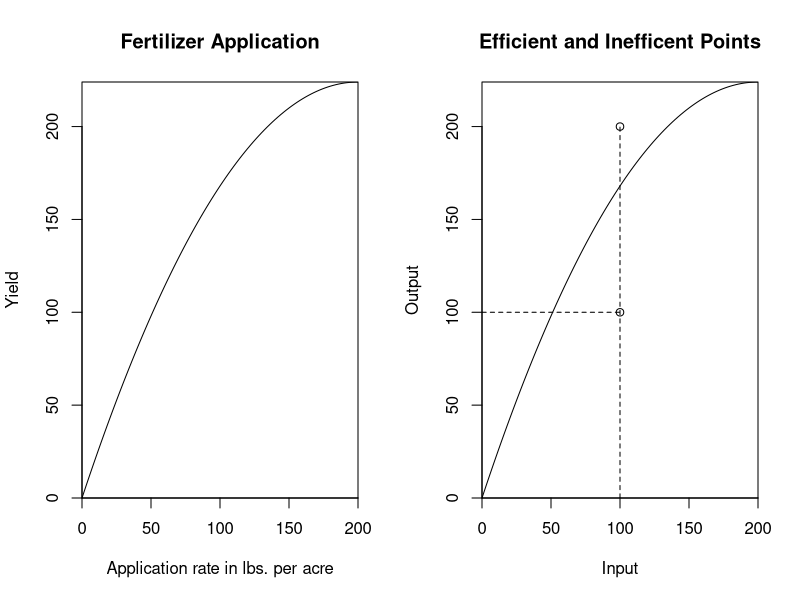
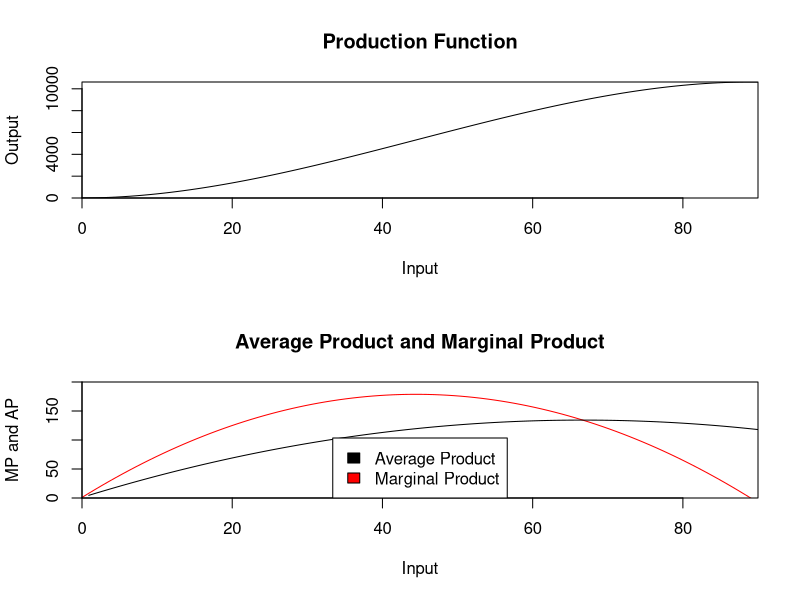

These figures' R source, in order: (Note: this script raises an error after producing the figures.)
## ---- chunk 1
yield = function(N){2.24*N-0.0056*N^2}
par(mfrow=c(1,2))
  curve(yield,from=0,to=200,ylab="Yield",xlab="Application rate in lbs. per acre",
        main="Fertilizer Application",yaxs="i",xaxs="i")  
  curve(yield,from=0,to=200,ylab="Output",xlab="Input",
        main="Efficient and Inefficent Points",yaxs="i",xaxs="i")
  points(x=c(100,100),y=c(100,200))
  segments(100,0,100,200,lty=2)
  segments(0,100,100,100,lty=2)
rm(yield)
## ---- chunk 2
profun    = function(x){x+4*x^2-0.03*x^3}
average   = function(x){(x+4*x^2-0.03*x^3)/x}
marginal  = function(x){1+8*x-0.09*x^2}
par(mfrow=c(2,1))
  curve(profun,from=0,to=90,ylab="Output",xlab="Input",main="Production Function",yaxs="i",xaxs="i")  
  curve(marginal,from=0,to=90,ylim=c(0,200),ylab="MP and AP",xlab="Input",
        main="Average Product and Marginal Product",col="red",yaxs="i",xaxs="i")
  curve(average,from=0,to=90,add=TRUE,yaxs="i",xaxs="i")
  legend("bottom",legend=c("Average Product","Marginal Product"),fill=c("black","red"))
rm(average,marginal,profun)
## ---- chunk 3
x    = as.numeric(seq(1,50))
y    = as.numeric(seq(1,50))
grid = mesh(x,y)
z    = with(grid,x^0.2*y^0.4)
par(mfrow=c(1,2))
    persp3D(z=z,x=x,y=y,contour=list(side=c("zmax","z")),zlim=c(0,12),phi=30,theta=20,d=10,box=FALSE)
    image2D(z=z,x=x,y=y,contour=TRUE)
rm(x,y,z,grid)
## ---- chunk 4
xaxis          = c(0,8)
yaxis          = c(0,8)
a              = 0.5
b              = 0.5
w              = 2
r              = 2.5
Lstar          = function(Q){return((Q^(1/(a+b)))*((b*r)/(a*w))^(a/(a+b)))}
Kstar          = function(Q){return((Q^(1/(a+b)))*((a*w)/(b*r))^(b/(a+b)))}
isocost        = function(L){return(TC/r-(w/r)*L)}
isoquant       = function(L){return((Q/L^b)^(1/a))}
exppath        = function(L){return((a*w*L)/(b*r))}
     Q         = 2
     Loptimal  = Lstar(Q)
     Koptimal  = Kstar(Q)
     TC        = Loptimal*w+Koptimal*r
     curve(isoquant,from=xaxis[1],to=xaxis[2],yaxs="i",xaxs="i",ylim=yaxis,ylab="K",xlab="L")
     curve(isocost,from=xaxis[1],to=xaxis[2],yaxs="i",xaxs="i",add=TRUE)
     Q         = 3
     Loptimal  = Lstar(Q)
     Koptimal  = Kstar(Q)
     TC        = Loptimal*w+Koptimal*r
     curve(isoquant,from=xaxis[1],to=xaxis[2],yaxs="i",xaxs="i",ylim=yaxis,add=TRUE)
     curve(isocost,from=xaxis[1],to=xaxis[2],yaxs="i",xaxs="i",add=TRUE)
     Q         = 4
     Loptimal  = Lstar(Q)
     Koptimal  = Kstar(Q)
     TC        = Loptimal*w+Koptimal*r
     curve(isoquant,from=xaxis[1],to=xaxis[2],yaxs="i",xaxs="i",ylim=yaxis,add=TRUE)
     curve(isocost,from=xaxis[1],to=xaxis[2],yaxs="i",xaxs="i",add=TRUE)
     curve(exppath,from=xaxis[1],to=xaxis[2],yaxs="i",xaxs="i",add=TRUE)
rm(a,b,exppath,isocost,isoquant,Koptimal,Kstar,Loptimal,Lstar,Q,r,TC,w,xaxis,yaxis)
## ---- chunk 5
p              = 164
cost           = function(q){return(450+100*q-3*q^2+0.2*q^3)}
mc             = function(q){return(100-6*q+0.6*q^2)}
profitzero     = function(q){return((p-mc(q))^2)}
revenue        = function(q){p*q}
profit         = function(q){revenue(q)-cost(q)}
qstar          = optim(par=p,profitzero,method="Brent",lower=0,upper=1e6)
qstar          = qstar$par
profit         = revenue(qstar)-cost(qstar)
tangent        = function(q){-profit+mc(qstar)*q}     
par(mfrow=c(1,2))
  curve(revenue,from=0,to=25)
  curve(cost,add=TRUE)
  curve(tangent,from=0.75*qstar,to=1.25*qstar,add=TRUE)
  a              = 2
  b              = 0.5
  w              = 3
  p              = 6
  profun         = function(L){a*L^b}
  Lstar          = (w/(p*a*b))^(1/(b-1))
  profit         = p*profun(Lstar)-Lstar*w
  tangent        = function(L){profit/p+w/p*L}
  curve(profun,from=0,to=10)
  curve(tangent,add=TRUE)
rm(p,cost,mc,profitzero,revenue,profit,qstar,tangent,a,b,w,profun,Lstar)
## ---- chunk 6
a                   = 0.3
b                   = 0.5
A                   = 100
Q                   = 300
isoq                = function(x){(Q/(A*x^a))^(1/b)}    
x1                  = 1.5
x2                  = isoq(x1)
     curve(isoq,from=0,to=6,yaxs="i",xaxs="i",ylim=c(0,16),xlab="Quantity of Coal",
           ylab="Quantity of Natural Gas")
     segments(x1,0,x1,x2,lty=2)
     segments(0,x2,x1,x2,lty=2)
rm(a,b,A,Q,isoq,x1,x2)
## ---- chunk 7
pK                      = 3
pL                      = 2
a                       = 0.4
Kbar                    = 0.6
isoquantfun             = function(x){(Q/(x^(1-a)))^(1/a)} 
isoquantzerofun         = function(x){(Kbar-(Q/(x^(1-a)))^(1/a))^2} 
isocostfun              = function(C,L){(C-pL*L)/pK}
     Q        = 0.5
     curve(isoquantfun,from=0,to=2,yaxs="i",xaxs="i",ylim=c(0,2),ylab="Machinery (in 1000 hp)",xlab="Workers (in 1000)")
     Lstar1   = optim(par=1,isoquantzerofun,method="Brent",lower=0,upper=1e6)
     points(Lstar1$par,0.6)
     Q        = 0.75
     curve(isoquantfun,from=0,to=2,yaxs="i",xaxs="i",ylim=c(0,2),add=TRUE)     
     Lstar2   = optim(par=1,isoquantzerofun,method="Brent",lower=0,upper=1e6)
rm(pK,pL,a,Kbar,isoquantfun,isoquantzerofun,isocostfun,Q,Lstar1,Lstar2)
